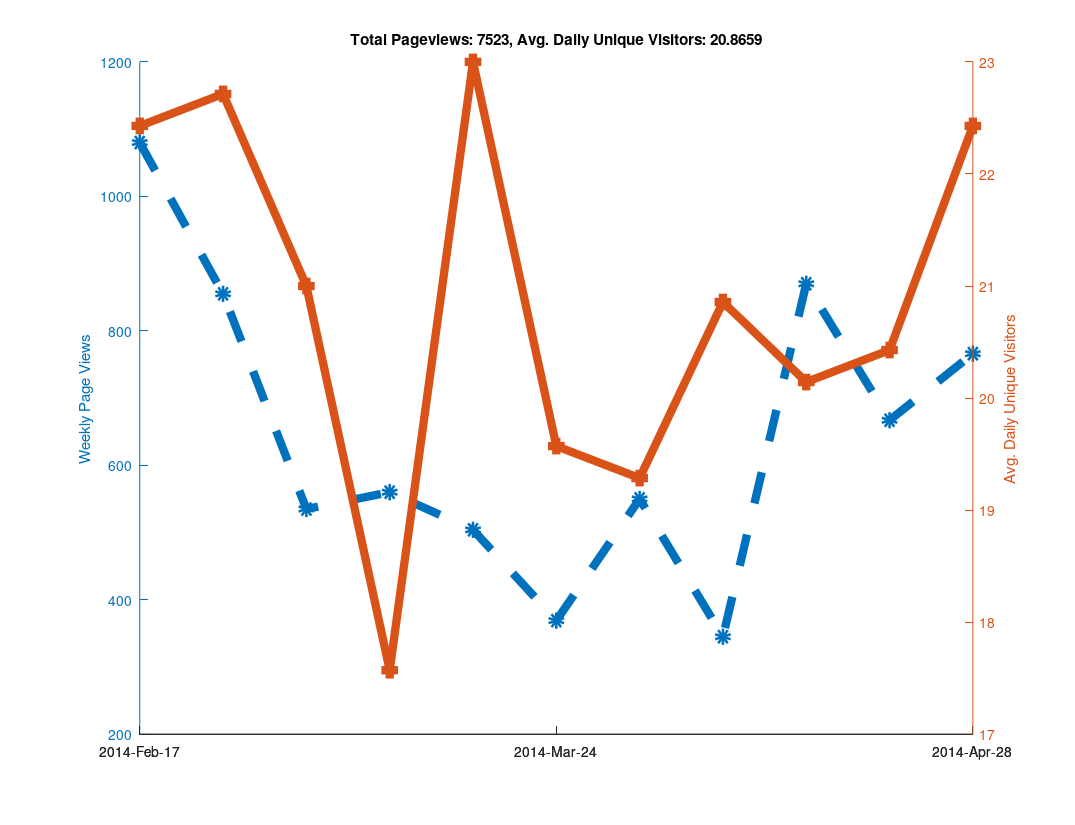

This figure's MATLAB source:
clear all

% Github has a "traffic" page now, but it doesn't seem like you can
% put in an arbitrary date range?  When I looked at it, it showed the
% numbers of unique visitors and views for the last two weeks only...
% So as long as I check back at least once every two weeks I can keep
% a record of it?  Great...

% https://github.com/libMesh/libmesh/graphs/traffic

% Date, Views, Unique Visitors
data = {
    '2014-Feb-17', 274, 25
    '2014-Feb-18', 145, 30
    '2014-Feb-19', 129, 27
    '2014-Feb-20', 202, 24
    '2014-Feb-21', 240, 22
    '2014-Feb-22', 62,  17
    '2014-Feb-23', 28,  12
    '2014-Feb-24', 217, 19
    '2014-Feb-25', 90,  25
    '2014-Feb-26', 189, 36
    '2014-Feb-27', 112, 26
    '2014-Feb-28', 81,  20
    '2014-Mar-01', 113, 17
    '2014-Mar-02', 53,  16
    '2014-Mar-03', 41,  21
    '2014-Mar-04', 144, 35
    '2014-Mar-05', 51,  20
    '2014-Mar-06', 157, 25
    '2014-Mar-07', 50,  22
    '2014-Mar-08', 50,  11
    '2014-Mar-09', 42,  13
    '2014-Mar-10', 61,  16
    '2014-Mar-11', 27,  16
    '2014-Mar-12', 111, 20
    '2014-Mar-13', 66,  20
    '2014-Mar-14', 223, 25
    '2014-Mar-15', 46,   9
    '2014-Mar-16', 26,  17
    '2014-Mar-17', 80,  29
    '2014-Mar-18', 59,  30
    '2014-Mar-19', 85,  31
    '2014-Mar-20', 122, 18
    '2014-Mar-21', 61,  21
    '2014-Mar-22', 33,  18
    '2014-Mar-23', 64,  14
    '2014-Mar-24', 95,  24
    '2014-Mar-25', 75,  28
    '2014-Mar-26', 49,  18
    '2014-Mar-27', 57,  24
    '2014-Mar-28', 33,  16
    '2014-Mar-29', 41,  16
    '2014-Mar-30', 19,  11
    '2014-Mar-31', 52,  12
    '2014-Apr-01', 120, 21
    '2014-Apr-02', 68,  23
    '2014-Apr-03', 98,  28
    '2014-Apr-04', 77,  21
    '2014-Apr-05', 80,  15
    '2014-Apr-06', 55,  15
    '2014-Apr-07', 71,  31
    '2014-Apr-08', 84,  26
    '2014-Apr-09', 33,  18
    '2014-Apr-10', 32,  16
    '2014-Apr-11', 51,  20
    '2014-Apr-12', 25,  15
    '2014-Apr-13', 49,  20
    '2014-Apr-14', 120, 23
    '2014-Apr-15', 191, 27
    '2014-Apr-16', 219, 24
    '2014-Apr-17', 216, 30
    '2014-Apr-18', 63,  19
    '2014-Apr-19', 36,  11
    '2014-Apr-20', 25,   7
    '2014-Apr-21', 115, 24
    '2014-Apr-22', 128, 31
    '2014-Apr-23', 87,  25
    '2014-Apr-24', 108, 23
    '2014-Apr-25', 111, 20
    '2014-Apr-26', 89,   9
    '2014-Apr-27', 29,  11
    '2014-Apr-28', 177, 28
    '2014-Apr-29', 170, 27
    '2014-Apr-30', 183, 28
    '2014-May-01', 97,  25
    '2014-May-02', 64,  23
    '2014-May-03', 43,  12
    '2014-May-04', 32,  14
    '2014-May-05', 125, 28
    '2014-May-06', 68,  24
    '2014-May-07', 68,  19
    '2014-May-08', 114, 14
    '2014-May-09', 47,  20
    };

% length works like you would expect it to for cell arrays.
N=length(data);

% A cell array of strings holding just the dates
dates = {data{:,1}};

% Note the extra square brackets!  This seems to be required (at least
% in Octave) to catch the output of data{:,2} as an array.
views = [data{:,2}];
visitors = [data{:,3}];



% 1.) Make daily plot - You can do this, but it gets a bit hard to read

%% % Can't plot string data automatically?
%% x=linspace(1,N,N);
%%
%% % Only way to set linestyles with plotyy is after the fact, apparently.
%% % plotyy returns the axis handle first, followed by the two plot handles.
%% clf;
%% hold on;
%% [haxis, h1, h2] = plotyy(x, views, x, visitors);
%%
%% % Label the axes
%% ylabel (haxis(1), 'Daily Page Views');
%% ylabel (haxis(2), 'Daily Unique Visitors');
%%
%% % Totaling unique visitors doesn't really mean much...
%% title (['Total Pageviews: ', num2str(sum(views)), ', Avg. Daily Unique Visitors: ', num2str(mean(visitors))]);
%%
%% % Make thick lines - this looks better in PDF
%% set([h1, h2], 'linewidth', 6);
%%
%% % Turn on markers
%% set(h1, 'marker', 'o');
%% set(h2, 'marker', 's');
%%
%% % Set marker size
%% set([h1, h2], 'markersize', 6);
%%
%% % Make dashed line?  Aquaterm doesn't seem to properly display this, but it
%% % does work in the PDF!
%% set(h1, 'linestyle', '--');
%%
%% % Set the xticks and labels so that it shows dates instead of numbers.
%% xticksat = [1 length(x)];
%% set(haxis, 'xtick', xticksat);
%%
%% for i=1:length(xticksat)
%%   xtlabels{i} = data{xticksat(i), 1};
%% end
%% set(haxis, 'xticklabel', xtlabels);
%%
%% % Print to PDF
%% set (gcf, "paperposition", [0.25, 0.25, 10.75, 8.25]);
%% set (gcf, "papersize", [11, 8.5]);
%% set (gcf, "paperorientation", 'landscape');
%%
%% % Make a PDF of this plot.
%% print('-dpdf', 'github_traffic.pdf', '-FHelvetica:20');



% 2.) Make weekly plot - the data is naturally week-periodic
week_indexes = 1:7:N;

% Get total views and average unique viewers for each week
week_views = [];
week_visitors = [];
  for i=1:length(week_indexes)-1
  start = week_indexes(i);
  stop = week_indexes(i+1) - 1;
  week_views(end+1) = sum(views(start:stop));
  week_visitors(end+1) = mean(visitors(start:stop));
end

clf;
hold on;
x=linspace(1, length(week_views), length(week_views));
[haxis, h1, h2] = plotyy(x, week_views, x, week_visitors);

% Label the axes
ylabel (haxis(1), 'Weekly Page Views');
ylabel (haxis(2), 'Avg. Daily Unique Visitors');

% Totaling unique visitors doesn't really mean much...
title (['Total Pageviews: ', num2str(sum(views)), ', Avg. Daily Unique Visitors: ', num2str(mean(visitors))]);

% Make thick lines - this looks better in PDF
set([h1, h2], 'linewidth', 6);

% Turn on markers
set(h1, 'marker', 'o');
set(h2, 'marker', 's');

% Set marker size
set([h1, h2], 'markersize', 6);

% Make dashed line?  Aquaterm doesn't seem to properly display this, but it
% does work in the PDF!
set(h1, 'linestyle', '--');

% Set the xticks and labels so that it shows dates instead of numbers.
xticksat = [1 ceil(length(x)/2) length(x)];
set(haxis, 'xtick', xticksat);

for i=1:length(xticksat)
  xtlabels{i} = data{week_indexes(xticksat(i)), 1};
end
set(haxis, 'xticklabel', xtlabels);

% Print to PDF
set (gcf, "paperposition", [0.25, 0.25, 10.75, 8.25]);
set (gcf, "papersize", [11, 8.5]);
set (gcf, "paperorientation", 'landscape');

% Make a PDF of this plot.
print('-dpdf', 'weekly_github_traffic.pdf', '-FHelvetica:20');



% 3.) Make monthly plot - not enough data to be interesting yet...

%% month_intervals = {'2014-Feb-17', '2014-Mar-17', '2014-Apr-17'};
%%
%% % Numerical indexes of the month intervals
%% month_indexes = [];
%%
%% for i=1:length(month_intervals)
%%   % Calling 'strcmp' on a cell array of strings returns an array of 0s
%%   % and 1s, then 'find' returns the non-zero index.  The 'end' keyword
%%   % is used to append to the array.
%%   month_indexes(end+1) = find(strcmp(month_intervals{i}, dates));
%% end
%%
%% % Get total views and average unique viewers for each month
%% month_views = [];
%% month_visitors = [];
%%   for i=1:length(month_indexes)-1
%%   start = month_indexes(i);
%%   stop = month_indexes(i+1) - 1;
%%   month_views(end+1) = sum(views(start:stop));
%%   month_visitors(end+1) = mean(visitors(start:stop));
%% end
%%
%% clf;
%% hold on;
%% x=linspace(1, length(month_views), length(month_views));
%% [haxis, h1, h2] = plotyy(x, month_views, x, month_visitors);
